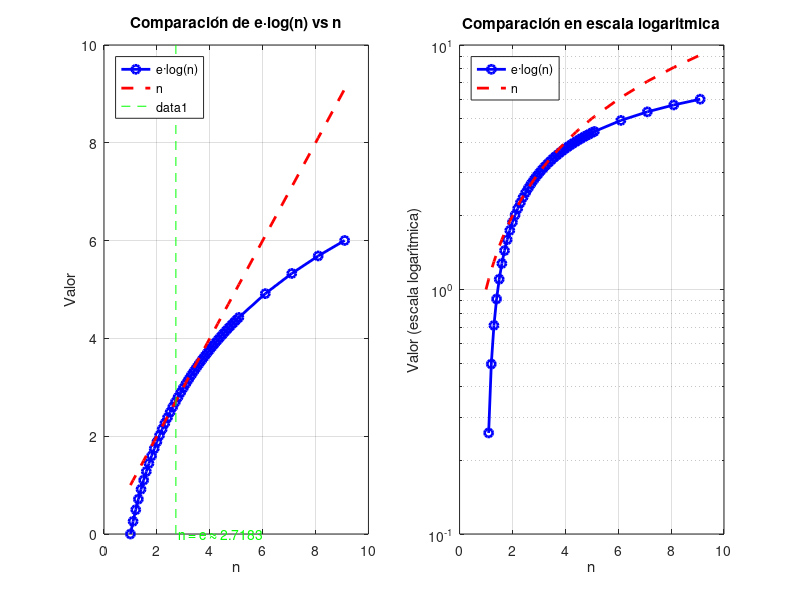

MATLAB code to generate this figure:
% Script de MATLAB para graficar los datos
% Ejecutar este script en MATLAB

try
    % Cargar los datos
    datos = load('datos_matlab.dat');
    n = datos(:,1);
    e_log_n = datos(:,2);
    n_values = datos(:,3);

    % Crear figura con dos subgráficas
    h = figure('Position', [100, 100, 1200, 500]);

    % Gráfica normal
    subplot(1,2,1);
    plot(n, e_log_n, 'bo-', 'LineWidth', 2);
    hold on;
    plot(n, n_values, 'r--', 'LineWidth', 2);
    xlabel('n');
    ylabel('Valor');
    title('Comparación de e·log(n) vs n');
    lh1 = legend('e·log(n)', 'n', 'Location', 'northwest');
    grid on;

    % Marcar el punto n = e donde las funciones se intersecan
    e_value = exp(1);
    line([e_value e_value], get(gca,'YLim'), 'Color', 'g', 'LineStyle', '--');
    text(e_value+0.1, min(get(gca,'YLim'))*2, ['n = e ≈ ' num2str(e_value, '%.4f')], 'Color', 'g');

    % Gráfica semilogarítmica
    subplot(1,2,2);
    semilogy(n, e_log_n, 'bo-', 'LineWidth', 2);
    hold on;
    semilogy(n, n_values, 'r--', 'LineWidth', 2);
    xlabel('n');
    ylabel('Valor (escala logarítmica)');
    title('Comparación en escala logarítmica');
    lh2 = legend('e·log(n)', 'n', 'Location', 'northwest');
    grid on;

    % Ajustar diseño
    drawnow;
    pause(0.5);

    % Guardar la figura como imagen de manera segura
    print(h, 'grafica_matlab.png', '-dpng');

    % Mostrar mensaje
    disp('Gráfica generada y guardada como grafica_matlab.png');

catch e
    disp(['Error: ' e.message]);
    disp('Verifique que el archivo datos_matlab.dat existe y tiene el formato correcto');
end
